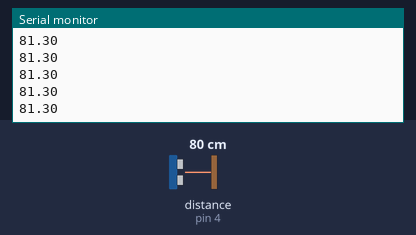
Bench run of a sketch on a simulated Arduino Uno, built with avr-gcc and run on an emulated ATmega328P. On the bench: the last lines printed to the serial monitor. Wiring (inferred from the names in the program): ultrasonic range finder: trigger pin 6; echo pin 4. The test bench sets the inputs (shaded band); at power-on: distance to the obstacle (sensor on pin 4) 80 cm. The echo pulse lasts 58.3 µs per cm.

Above: at 1.2 s.
1.3 s: distance to the obstacle (sensor on pin 4) set to 2 cm
At 1.38 s:
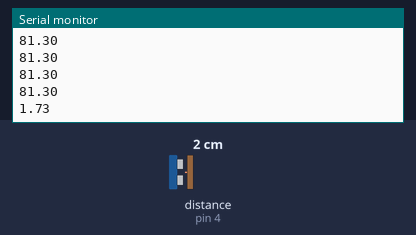
2.8 s: distance to the obstacle (sensor on pin 4) set to 4 cm
At 2.89 s:
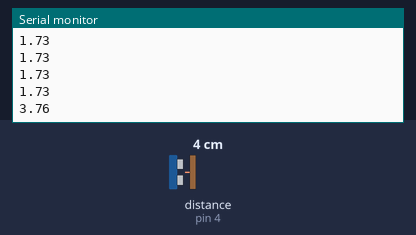
Timing chart, 0 to 5.8 s (numbered marks = the images above; inputs shaded):
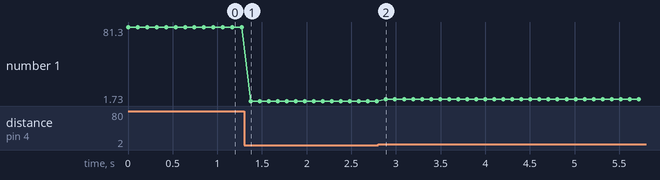

The sketch:

lab1-activity7.ino
```cpp
const int TRIG = 6;
const int ECHO = 4;
int diffTime;
double distance;

void setup() {
  Serial.begin(9600);
  pinMode(TRIG, OUTPUT);
  pinMode(ECHO, INPUT);
  digitalWrite(TRIG,LOW);
}

void loop() {
  digitalWrite(TRIG,HIGH);
  delayMicroseconds(10);
  digitalWrite(TRIG,LOW);

  diffTime = pulseIn(ECHO, HIGH);
  distance = diffTime*0.035/2;

  Serial.println(distance);
  delay(100);
}
```

Measured:
- after the input at 1.3 s, the serial monitor: prints a new line after 0.07 s (image 1)
- after the input at 2.8 s, the serial monitor: prints a new line after 0.09 s (image 2)
- plotted number 1: 81.3 → 1.73 after the input at 1.3 s, 1.73 → 3.76 after the input at 2.8 s
